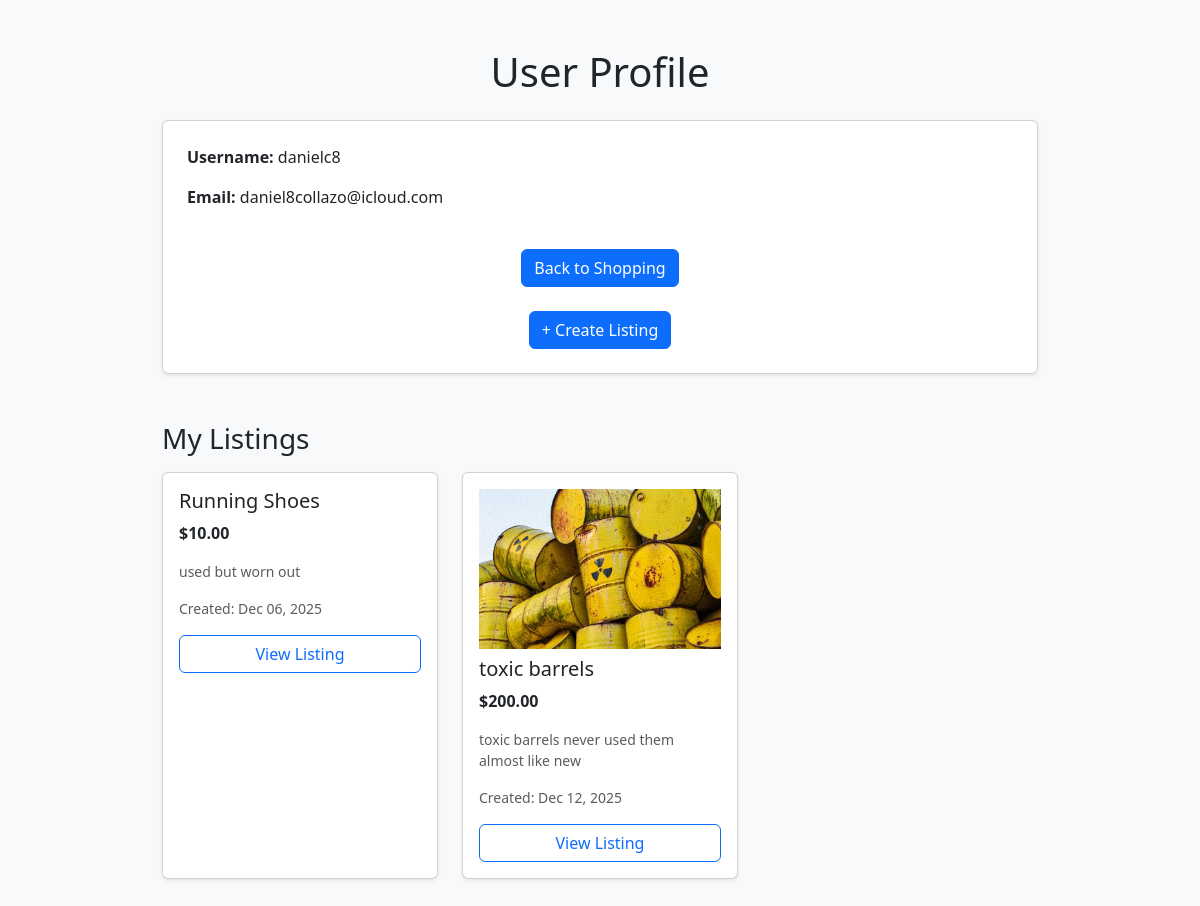
Screenshot of /profile/ (signed in) with the database file from the repository.
### market_App/models.py (models this page shows, shortened)
class Listings(models.Model):
    user = models.ForeignKey(Student, on_delete=models.CASCADE, related_name="listings")
    name = models.CharField(max_length=50)
    description = models.TextField(blank=True)
    price = models.DecimalField(max_digits=5, decimal_places=2, null=True, blank=True)
    creation_Date = models.DateTimeField(auto_now_add=True)
    image = models.ImageField(
        upload_to='listing_images/',
        blank=True,
        null=True,
    )

### market_App/views.py (the view)
# urls.py: path('profile/', views.profile, name='profile'),
@login_required
def profile(request):
    student = request.user.student
    my_listings = student.listings.all()
    return render(request, 'profile.html', {
        "my_listings": my_listings
    })

### market_App/templates/profile.html (shortened to what this page needs)
<!DOCTYPE html>
<html lang="en">
<head>
    <link rel="stylesheet" href="https://cdn.jsdelivr.net/npm/bootstrap@5.3.2/dist/css/bootstrap.min.css">
</head>
<body class="bg-light">
<div class="container py-5" style="max-width: 900px;">
    <div class="mb-5">
        <h1 class="mb-4 text-center">User Profile</h1>
        <div class="card shadow-sm p-4">
            <p><strong>Username:</strong> {{ user.username }}</p>
            <p><strong>Email:</strong> {{ user.email }}</p>
            <div class="mt-4 text-center">
                <a href="{% url 'dashboard' %}" class="btn btn-primary">Back to Shopping</a>
                <br><br>
                <a href="{% url 'create_listing' %}" class="btn btn-primary">
                    + Create Listing
                </a>
            </div>
        </div>
    </div>
    <h3 class="mt-5 mb-3">My Listings</h3>
    <div class="row g-4">
        {% for item in my_listings %}
            <div class="col-12 col-md-6 col-lg-4">
                <div class="card shadow-sm h-100">
                    <div class="card-body">
                        {% if item.image %}
                        <img src="{{ item.image.url }}" class="img-fluid mb-2" alt="{{ item.name }}">
                        {% endif %}
                        <h5 class="card-title">{{ item.name }}</h5>
                        {% if item.price %}
                            <p class="fw-bold">${{ item.price }}</p>
                        {% endif %}
                        <p class="text-muted small">
                            {{ item.description|truncatewords:15 }}
                        </p>
                        <p class="text-muted small">
                            Created: {{ item.creation_Date|date:"M d, Y" }}
                        </p>
                        <a href="{% url 'view_listing' item.pk %}" class="btn btn-outline-primary w-100">
    View Listing
</a>
                    </div>
                </div>
            </div>
        {% empty %}
            <p class="text-muted">You have not created any listings yet.</p>
        {% endfor %}
    </div>
</div>
</body>
</html>

### rows the page displays
Listings: name "Running Shoes", price "10.00", description "used but worn out", creation_Date "Dec 06, 2025"
Listings: image (picture), name "toxic barrels", price "200.00", description "toxic barrels never used them almost like new", creation_Date "Dec 12, 2025"

### other values shown
{{ user.username }} "danielc8"
{{ user.email }} "daniel8collazo@icloud.com"
